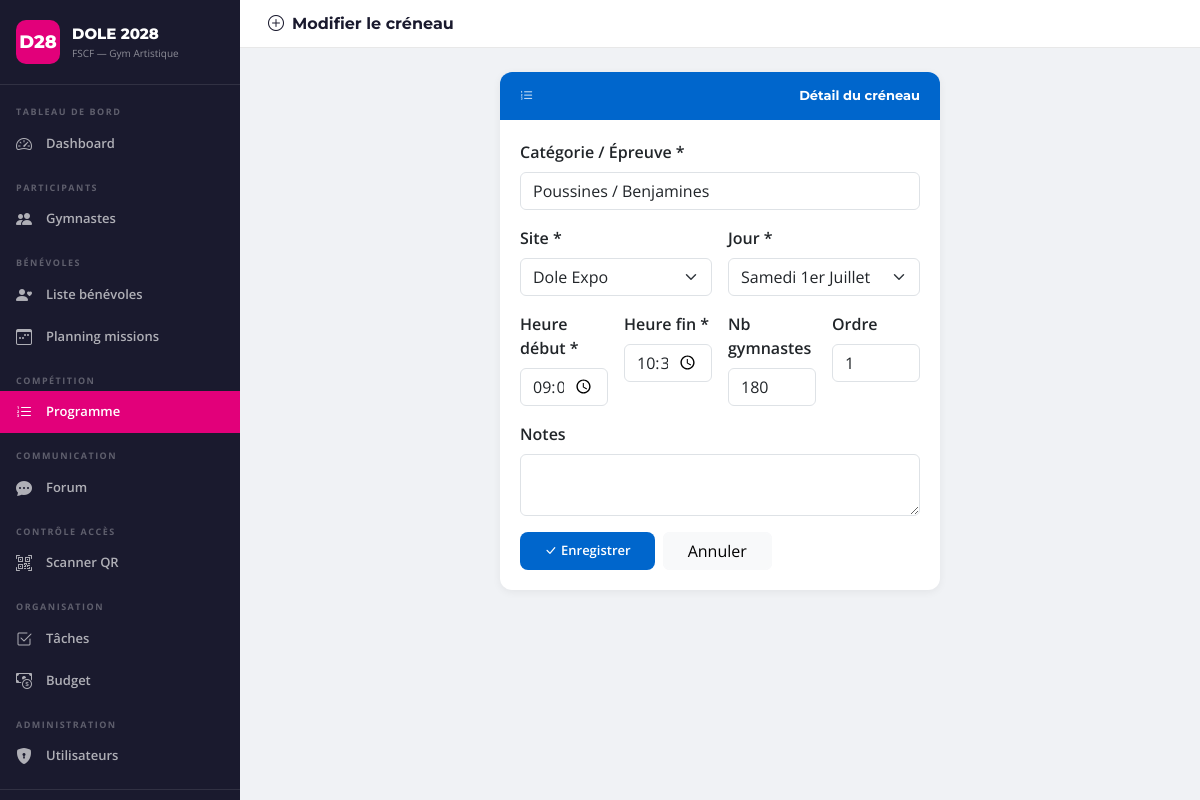
/programme/1/edit (signed in), run on the app's committed database.
### tables this page shows
CREATE TABLE programme (
            id INTEGER PRIMARY KEY AUTOINCREMENT,
            categorie TEXT NOT NULL,
            site TEXT NOT NULL,
            jour TEXT NOT NULL,
            heure_debut TEXT NOT NULL,
            heure_fin TEXT NOT NULL,
            nb_gymnastes INTEGER DEFAULT 0,
            notes TEXT DEFAULT '',
            ordre INTEGER DEFAULT 0
        );

### app.py (the view, shortened to what this page needs)
@app.route('/programme/<int:id>/edit', methods=['GET','POST'])
@login_required
def programme_edit(id):
    if not current_user.is_admin: abort(403)
    conn = get_db()
    item = conn.execute('SELECT * FROM programme WHERE id=?',(id,)).fetchone()
    if not item: abort(404)
    conn.close()
    return render_template('programme_form.html', item=item)

### app.py (called while the page is built)
def get_db():
    conn = sqlite3.connect(DATABASE)
    conn.row_factory = sqlite3.Row
    return conn

@login_manager.user_loader
def load_user(uid):
    conn = get_db()
    row = conn.execute('SELECT * FROM users WHERE id=?', (uid,)).fetchone()
    conn.close()
    return User(row) if row else None

    @property
    def is_admin(self): return self.role == 'admin'

    @property
    def is_staff(self): return self.role in ('admin', 'responsable')

    @property
    def full_name(self): return f"{self.prenom} {self.nom}"

### templates/programme_form.html (shortened to what this page needs)
{% extends 'base.html' %}
{% block page_title %}<i class="bi bi-plus-circle me-2"></i>{% if item %}Modifier le créneau{% else %}Ajouter un créneau{% endif %}{% endblock %}
{% block content %}
<div class="row justify-content-center">
<div class="col-lg-6">
<div class="fscf-card">
  <div class="fscf-card-header blue"><i class="bi bi-list-ol me-2"></i>Détail du créneau</div>
  <div class="fscf-card-body">
    <form method="POST">
      <div class="row g-3">
        <div class="col-12">
          <label class="form-label fw-semibold">Catégorie / Épreuve *</label>
          <input type="text" name="cat" class="form-control" value="{{ item.categorie if item else '' }}" required placeholder="Ex: Minimes Féminines">
        </div>
        <div class="col-md-6">
          <label class="form-label fw-semibold">Site *</label>
          <select name="site" class="form-select">
            {% for s in ['Dole Expo','Centre-ville','Stade Robert Bobin'] %}
            <option {% if item and item.site==s %}selected{% endif %}>{{ s }}</option>
            {% endfor %}
          </select>
        </div>
        <div class="col-md-6">
          <label class="form-label fw-semibold">Jour *</label>
          <select name="jour" class="form-select">
            {% for j in ['Vendredi 30 Juin','Samedi 1er Juillet','Dimanche 2 Juillet'] %}
            <option {% if item and item.jour==j %}selected{% endif %}>{{ j }}</option>
            {% endfor %}
          </select>
        </div>
        <div class="col-md-3">
          <label class="form-label fw-semibold">Heure début *</label>
          <input type="time" name="hdebut" class="form-control" value="{{ item.heure_debut if item else '' }}" required>
        </div>
        <div class="col-md-3">
          <label class="form-label fw-semibold">Heure fin *</label>
          <input type="time" name="hfin" class="form-control" value="{{ item.heure_fin if item else '' }}" required>
        </div>
        <div class="col-md-3">
          <label class="form-label fw-semibold">Nb gymnastes</label>
          <input type="number" name="nb" class="form-control" value="{{ item.nb_gymnastes if item else 0 }}" min="0">
        </div>
        <div class="col-md-3">
          <label class="form-label fw-semibold">Ordre</label>
          <input type="number" name="ordre" class="form-control" value="{{ item.ordre if item else 0 }}" min="0">
        </div>
        <div class="col-12">
          <label class="form-label fw-semibold">Notes</label>
          <textarea name="notes" class="form-control" rows="2">{{ item.notes if item else '' }}</textarea>
        </div>
        <div class="col-12 d-flex gap-2">
          <button type="submit" class="btn-fscf px-4 py-2" style="background:var(--blue);"><i class="bi bi-check-lg me-1"></i>Enregistrer</button>
          <a href="{{ url_for('programme') }}" class="btn btn-light px-4">Annuler</a>
        </div>
      </div>
    </form>
  </div>
</div>
</div>
</div>
{% endblock %}

### static/css/style.css (style rules this page uses)
:root { --pink: #E2007A; --navy: #1a1a2e; --blue: #0066CC; --green: #009944; --sidebar-w: 240px; }
* { box-sizing: border-box; }
body { font-family: 'Open Sans', sans-serif; background: #f0f2f5; margin: 0; }
.fscf-card { background: white; border-radius: 12px; box-shadow: 0 2px 8px rgba(0,0,0,.06); overflow: hidden; }
.fscf-card-header { background: var(--navy); color: white; padding: 14px 20px; font-family: 'Montserrat', sans-serif; font-weight: 700; font-size: 13px; display: flex; align-items: center; justify-content: space-between; }
.fscf-card-header.blue { background: var(--blue); }
.fscf-card-body { padding: 20px; }
.btn-fscf { background: var(--pink); color: white; border: none; border-radius: 8px; padding: 8px 18px; font-weight: 600; font-size: 13px; cursor: pointer; transition: background .15s; }

### data on the page
programme: cat "Poussines / Benjamines", site "Dole Expo", jour "Samedi 1er Juillet", hdebut "09:00", hfin "10:30", nb "180", ordre "1"
